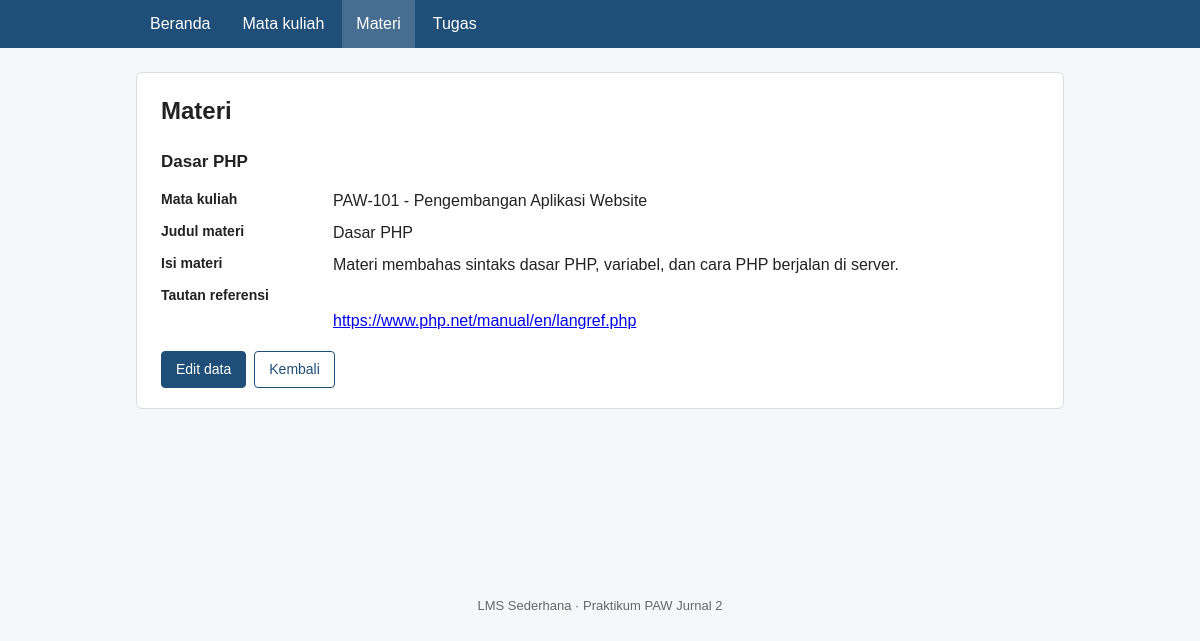
Page /detail_materi.php?id=2 on the committed database.
### tables this page shows
CREATE TABLE materi (
  id             INT UNSIGNED AUTO_INCREMENT PRIMARY KEY,
  mata_kuliah_id INT UNSIGNED NOT NULL,
  judul          VARCHAR(150) NOT NULL,
  isi            TEXT         NOT NULL,
  tautan         VARCHAR(255) NOT NULL,
  FOREIGN KEY (mata_kuliah_id)
    REFERENCES mata_kuliah(id) ON DELETE RESTRICT
);

CREATE TABLE mata_kuliah (
  id       INT UNSIGNED AUTO_INCREMENT PRIMARY KEY,
  kode     VARCHAR(20)  NOT NULL UNIQUE,
  nama     VARCHAR(100) NOT NULL,
  dosen    VARCHAR(100) NOT NULL,
  semester TINYINT UNSIGNED NOT NULL
);

### includes/fungsi.php (called while the page is built, shortened)
<?php
function e($teks): string
{
    return htmlspecialchars((string) $teks, ENT_QUOTES, 'UTF-8');
}
function id_valid($nilai): ?int
{
    $id = (int) $nilai;
    return $id > 0 ? $id : null;
}
function query_semua(mysqli $conn, string $sql, string $tipe = '', array $param = []): array
{
    $stmt = $conn->prepare($sql);
    if ($tipe !== '') {
        $stmt->bind_param($tipe, ...$param);
    }
    $stmt->execute();
    $hasil = $stmt->get_result();
    $baris = [];
    while ($r = $hasil->fetch_assoc()) {
        $baris[] = $r;
    }
    return $baris;
}
function query_satu(mysqli $conn, string $sql, string $tipe = '', array $param = []): ?array
{
    $baris = query_semua($conn, $sql, $tipe, $param);
    return $baris[0] ?? null;
}

### detail_materi.php (the view, shortened to what this page needs)
<?php
require_once __DIR__ . '/includes/init.php';
$id = id_valid($_GET['id'] ?? null);
$m  = $id !== null
    ? query_satu(
        $conn,
        'SELECT m.id, m.judul, m.isi, m.tautan, mk.kode, mk.nama AS mk_nama
         FROM materi m
         INNER JOIN mata_kuliah mk ON mk.id = m.mata_kuliah_id
         WHERE m.id = ?',
        'i',
        [$id]
    )
    : null;
require __DIR__ . '/includes/header.php';
?>
<section class="kartu">
    <h1>Materi</h1>
    <h2><?= e($m['judul']) ?></h2>
    <dl class="detail">
        <dt>Mata kuliah</dt><dd><?= e($m['kode']) ?> - <?= e($m['mk_nama']) ?></dd>
        <dt>Judul materi</dt><dd><?= e($m['judul']) ?></dd>
        <dt>Isi materi</dt><dd><?= e($m['isi']) ?></dd>
        <dt>Tautan referensi</dt>
        <dd>
            <a href="<?= e($m['tautan']) ?>" target="_blank" rel="noopener noreferrer"><?= e($m['tautan']) ?></a>
        </dd>
    </dl>
    <div class="form-aksi">
        <a class="tombol tombol-utama" href="edit_materi.php?id=<?= (int) $m['id'] ?>">Edit data</a>
        <a class="tombol" href="daftar_materi.php">Kembali</a>
    </div>
</section>
<?php require __DIR__ . '/includes/footer.php'; ?>

### assets/style.css (style rules this page uses)
:root { --biru: #1f4e79; --biru-muda: #eef3f8; --merah: #8f2d35; --abu: #666; --garis: #d9dee3; }
* { box-sizing: border-box; }
body { margin: 0; font-family: Arial, Helvetica, sans-serif; color: #222; background: #f5f7f9; line-height: 1.5; }
.kartu { background: #fff; border: 1px solid var(--garis); border-radius: 6px; padding: 20px 24px; margin-bottom: 20px; }
h1 { margin: 0 0 6px; font-size: 24px; }
h2 { font-size: 17px; margin: 20px 0 8px; }
.tombol { display: inline-block; padding: 7px 14px; border: 1px solid var(--biru); border-radius: 4px; background: #fff; color: var(--biru); font-size: 14px; text-decoration: none; cursor: pointer; font-family: inherit; }
.tombol-utama { background: var(--biru); color: #fff; }
.form-aksi { margin-top: 18px; display: flex; gap: 8px; }
dl.detail { display: grid; grid-template-columns: 160px 1fr; gap: 8px 12px; margin: 14px 0; }
dl.detail dt { font-weight: bold; font-size: 14px; }
dl.detail dd { margin: 0; white-space: pre-line; }

### rows in the picture
materi: judul "Dasar PHP", mata_kuliah.kode "PAW-101", mata_kuliah.nama "Pengembangan Aplikasi Website", isi "Materi membahas sintaks dasar PHP, variabel, dan cara PHP berjalan di server.", tautan "https://www.php.net/manual/en/langref.php"
